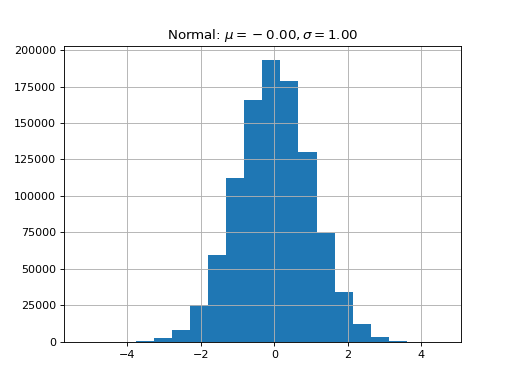

Generate this figure with Python:
import matplotlib.pyplot as plt
import numpy as np
x = np.random.randn(1000000)
plt.hist( x, 20)
plt.grid()
plt.title(r'Normal: $\mu=%.2f, \sigma=%.2f$'%(x.mean(), x.std()))
plt.show()
